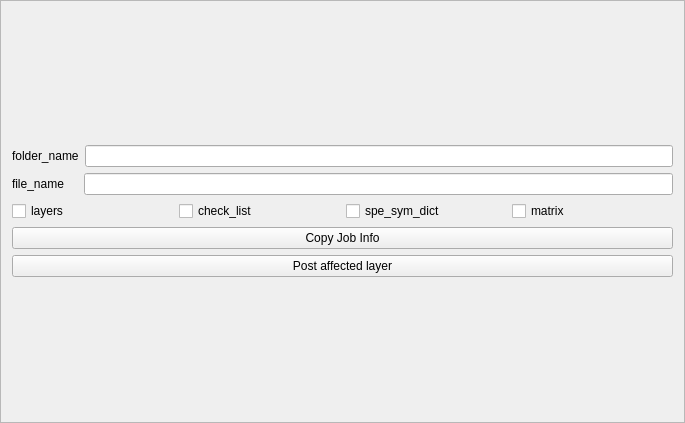
<?xml version="1.0" encoding="UTF-8"?>
<ui version="4.0">
 <class>Frame</class>
 <widget class="QFrame" name="Frame">
  <property name="geometry">
   <rect>
    <x>0</x>
    <y>0</y>
    <width>685</width>
    <height>423</height>
   </rect>
  </property>
  <property name="windowTitle">
   <string>Frame</string>
  </property>
  <property name="frameShape">
   <enum>QFrame::StyledPanel</enum>
  </property>
  <property name="frameShadow">
   <enum>QFrame::Raised</enum>
  </property>
  <layout class="QVBoxLayout" name="verticalLayout_2">
   <item>
    <layout class="QVBoxLayout" name="verticalLayout">
     <item>
      <layout class="QHBoxLayout" name="horizontalLayout_2">
       <item>
        <widget class="QLabel" name="label">
         <property name="text">
          <string>folder_name</string>
         </property>
        </widget>
       </item>
       <item>
        <widget class="QLineEdit" name="lineEdit_folder_name"/>
       </item>
      </layout>
     </item>
     <item>
      <layout class="QHBoxLayout" name="horizontalLayout_3">
       <item>
        <widget class="QLabel" name="label_2">
         <property name="enabled">
          <bool>true</bool>
         </property>
         <property name="sizeIncrement">
          <size>
           <width>0</width>
           <height>0</height>
          </size>
         </property>
         <property name="baseSize">
          <size>
           <width>0</width>
           <height>0</height>
          </size>
         </property>
         <property name="text">
          <string>file_name    </string>
         </property>
        </widget>
       </item>
       <item>
        <widget class="QLineEdit" name="lineEdit_file_name">
         <property name="sizePolicy">
          <sizepolicy hsizetype="Expanding" vsizetype="Fixed">
           <horstretch>0</horstretch>
           <verstretch>0</verstretch>
          </sizepolicy>
         </property>
         <property name="maximumSize">
          <size>
           <width>591</width>
           <height>16777215</height>
          </size>
         </property>
        </widget>
       </item>
      </layout>
     </item>
     <item>
      <layout class="QHBoxLayout" name="horizontalLayout">
       <item>
        <widget class="QCheckBox" name="checkBox_layers">
         <property name="text">
          <string>layers</string>
         </property>
        </widget>
       </item>
       <item>
        <widget class="QCheckBox" name="checkBox_check_list">
         <property name="text">
          <string>check_list</string>
         </property>
        </widget>
       </item>
       <item>
        <widget class="QCheckBox" name="checkBox_spe_sym_dict">
         <property name="text">
          <string>spe_sym_dict</string>
         </property>
        </widget>
       </item>
       <item>
        <widget class="QCheckBox" name="checkBox_matrix">
         <property name="text">
          <string>matrix</string>
         </property>
        </widget>
       </item>
      </layout>
     </item>
     <item>
      <widget class="QPushButton" name="pushButton_copy_dev_job_info">
       <property name="text">
        <string>Copy Job Info</string>
       </property>
      </widget>
     </item>
     <item>
      <widget class="QPushButton" name="pushButton_post_affected_layer">
       <property name="text">
        <string>Post affected layer</string>
       </property>
      </widget>
     </item>
    </layout>
   </item>
  </layout>
 </widget>
 <resources/>
 <connections/>
</ui>
